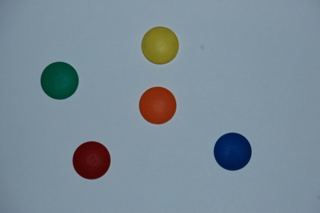
#> input picture Images/Farbpunkte.jpg, 320 x 213 px, given in place of Ball.jpg, which was not available
$ python Versuch1.py
#> lines starting #> are read from the running program, lines starting #| are printed output that depends on the picture; pictures that were not available may be replaced by others from this repository, and a replacement may not be noted
#> further down, image is the input picture: shape (213, 320, 3); mean B, G, R 151, 139.5, 122.9
import numpy as np
import cv2
from ffmpeg import FFmpeg
import shutil
import os

def cosCalc(x,y,w,h,beta):
    xm=(x-w/2)
    ym=(y-h/2)
    abs=np.sqrt(xm**2+ym**2)
    abs=abs**0.6
    angle=np.arctan2(xm,ym)
    return (np.cos(abs*2+angle+beta)+1)*127.49

def runX(image, result,settings=None):
    height, width, = image.shape[:2]  # image height and width
#> height = 213; width = 320
    imageGray=cv2.cvtColor(image, cv2.COLOR_RGB2GRAY);
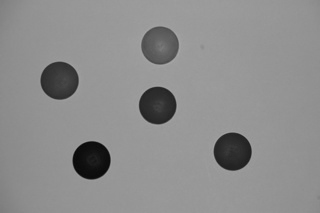
#> imageGray: shape (213, 320); min 8, max 168, mean 141

    image2=image.copy()
    for y in range(height):
        for x in range(width):
            image2[y,x]=image[height-y-1,x]
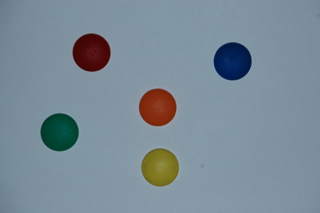
#> image2: shape (213, 320, 3); mean B, G, R 151, 139.5, 122.9
    result.append({"name":"yFlip","data":image2})
    result.append({"name":"yFlip2","data":np.flip(image,0)})
    result.append({"name":"yFlip3","data":cv2.flip(image2,0)})

    image3=image.copy()
    for y in range(height):
        for x in range(width):
            image3[y,x]=255-image[y,x]
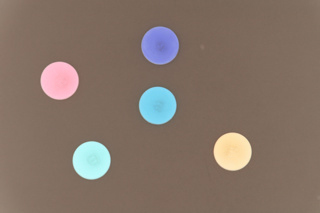
#> image3: shape (213, 320, 3); mean B, G, R 104, 115.5, 132.1
    result.append({"name":"Invert","data":image3})
    result.append({"name":"Invert2","data":255-image})

    image4=image2.copy()
    for y in range(height):
        for x in range(width):
            image4[y,x]=255-imageGray[y,x]
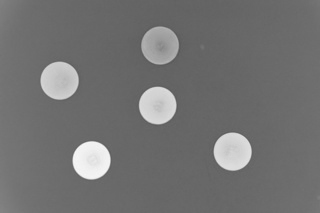
#> image4: shape (213, 320, 3); min 87, max 247, mean 114
    result.append({"name":"InvertGray","data":image4})
    result.append({"name":"InvertGray2","data":255-image4})

    #Hier werden Bilder erzeugt und zu einem Video zusammengefasst.
    #Die Videoerstellung war nicht Teil der Aufgabe
    #Für die Videoerzeugung ist ffmpeg notwendig. Dazu das Paket installieren mit  "pip install python-ffmpeg".
    #Zudem muss "ffmpeg.exe" (https://ffmpeg.org/download.html#build-windows) in den Winpython Ordner "t".
    os.makedirs("tmp", exist_ok=True)
    for i in np.arange(0,360,3):
        beta=i/np.pi/2
        w,h = 100,200
        cosMat = np.fromfunction(lambda x,y:cosCalc(x,y,w,h,beta), (w, h), dtype=int)
        cv2.imwrite("tmp\output"+str(int(i/3)).rjust(3, '0')+".png",cosMat)
#> this loop made 120 passes
#> pass 1, in runX, `cv2.imwrite("tmp\output"+str(int(i/3)).rjust(3, '0')+".png",cosMat)`:
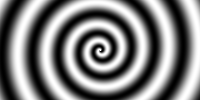
#> saved as output000.png: shape (100, 200); min 0, max 255, mean 127.3
#> pass 2, in runX, `cv2.imwrite("tmp\output"+str(int(i/3)).rjust(3, '0')+".png",cosMat)`:
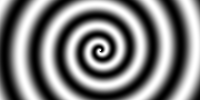
#> saved as output001.png: shape (100, 200); min 0, max 255, mean 127.4

    ffmpeg = ( FFmpeg().option("y").option("r",18)
        .input("tmp\output%03d.png")
        .output(
            "output.mp4",
            {"codec:v": "libx264"}
        )
    )
    ffmpeg.execute()
    shutil.rmtree("tmp")

if __name__ == '__main__':
    image=cv2.imread("Images\Ball.jpg")
    result=[]
    runX(image,result)
#> (the call stopped at in runX, `ffmpeg = ( FFmpeg().option("y").option("r",18) .input("tmp\output%03d...`: ffmpeg is not available in this run)
    for ele in result:
        cv2.imshow(ele["name"],ele["data"])
    cv2.waitKey(0)
    cv2.destroyAllWindows()
